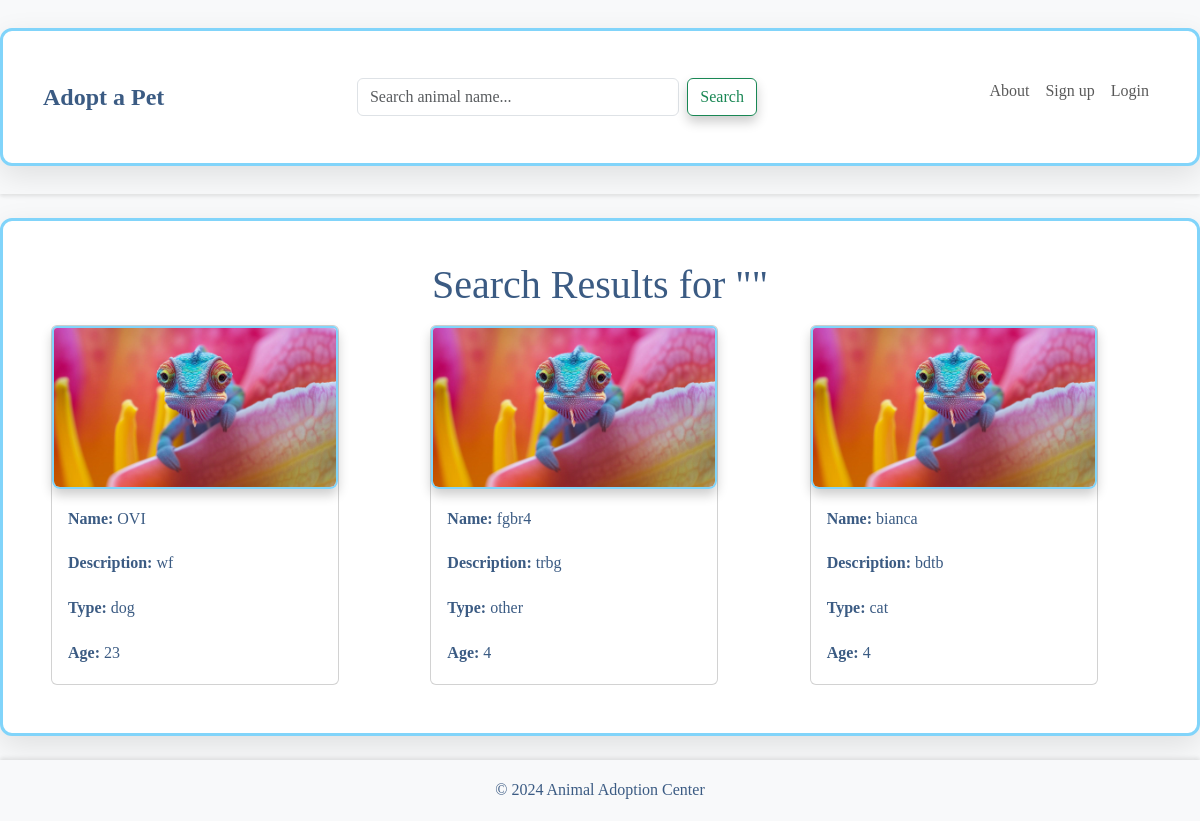
Before: /search with the older database file.
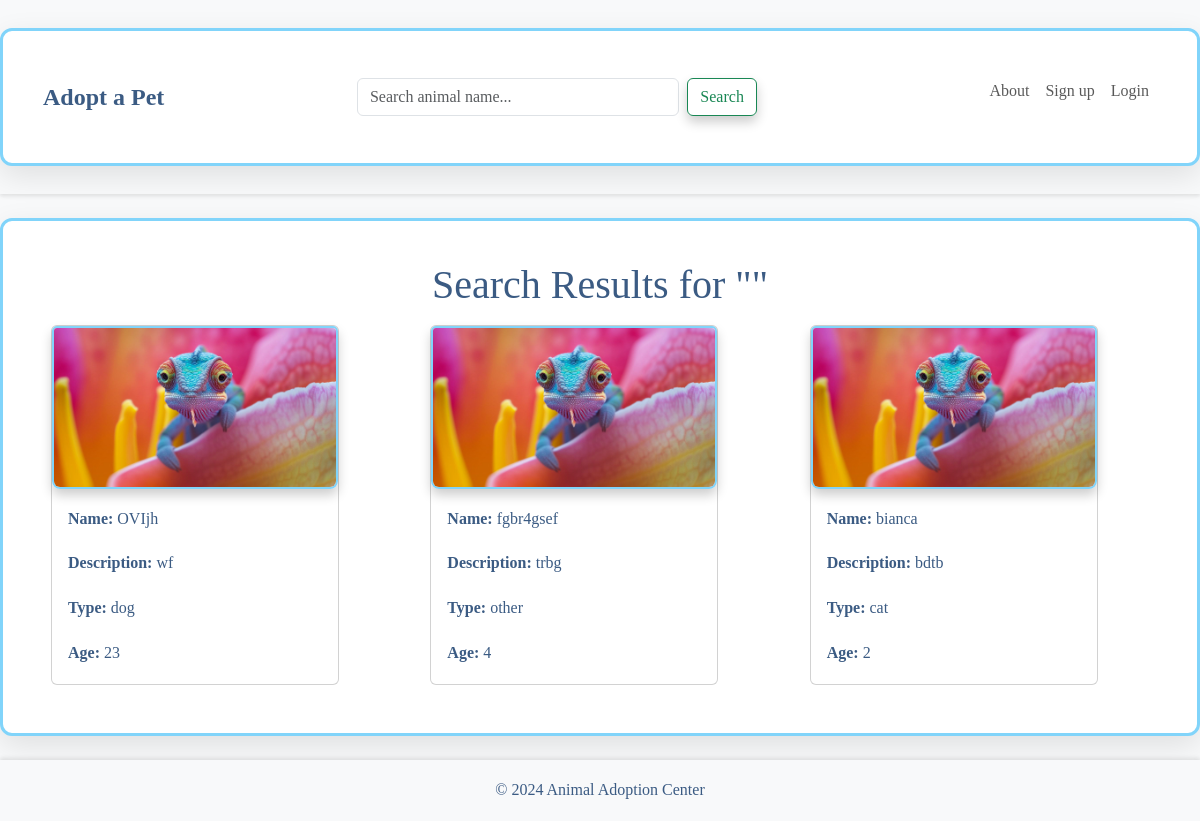
After: the same page with the newer database file.
### app/models.py (models this page shows, shortened)
class Animal(db.Model):
    id = db.Column(db.Integer, primary_key=True)
    name = db.Column(db.String(100), nullable=False)
    age = db.Column(db.String(20), nullable=False)  # Age stored as string (e.g., "2 years")
    animal_type = db.Column(db.String(50), nullable=False)  # e.g., "dog", "cat"
    description = db.Column(db.Text, nullable=True)
    image = db.Column(db.String(255), nullable=False)  # Path to the image file

### app/backend/routes.py (the view)
@main.route('/search')
def search_animals():
    query = request.args.get('q', '').lower()
    results = Animal.query.filter(Animal.name.ilike(f'%{query}%')).all()
    return render_template('animal_search_result.html', animals=results, query=query)

### app/frontend/templates/animal_search_result.html (shortened to what this page needs)
{% extends "home.html" %}
{% block content %}
<h1 class="text-center">Search Results for "{{ query }}"</h1>
<div class="row">
    {% if animals %}
        {% for animal in animals %}
        <div class="col-12 col-md-6 col-lg-4">
            <div class="card m-2" style="width: 18rem;">
                <img src="{{ url_for('static', filename=animal.image) }}" class="card-img-top" alt="{{ animal.name }}">
                <div class="card-body">
                    <p class="card-text"><strong>Name:</strong> {{ animal.name }}</p>
                    <p class="card-text"><strong>Description:</strong> {{ animal.description }}</p>
                    <p class="card-text"><strong>Type:</strong> {{ animal.animal_type }}</p>
                    <p class="card-text"><strong>Age:</strong> {{ animal.age }}</p>
                </div>
            </div>
        </div>
        {% endfor %}
    {% else %}
        <p class="text-center">No results found for your query.</p>
    {% endif %}
</div>
{% endblock %}

### app/frontend/templates/home.html (shortened to what this page needs)
<!DOCTYPE html>
<html lang="en">
<head>
    <link rel="stylesheet" href="https://cdn.jsdelivr.net/npm/bootstrap@5.3.0/dist/css/bootstrap.min.css">
    <link rel="stylesheet" href="{{ url_for('static', filename='css/style.css') }}">
</head>
<body>
    <nav class="navbar navbar-expand-lg navbar-light bg-light">
        <div class="container">
            <a class="navbar-brand" href="/">Adopt a Pet</a>
            <div class="collapse navbar-collapse" id="navbarNav">
                <form class="d-flex mx-auto me-lg-5" style="max-width: 400px; width: 100%;" action="/search" method="GET">
                    <input class="form-control me-2" type="search" name="q" placeholder="Search animal name..." aria-label="Search">
                    <button class="btn btn-outline-success" type="submit">Search</button>
                </form>
                <ul class="navbar-nav ms-auto">
                    <li class="nav-item"><a class="nav-link" href="/about">About</a></li>
                    {% if not current_user.is_authenticated %}
                        <li class="nav-item"><a class="nav-link" href="/sign_up">Sign up</a></li>
                        <li class="nav-item"><a class="nav-link" href="/login">Login</a></li>
                    {% endif %}
                </ul>
            </div>
        </div>
    </nav>
    <div class="container mt-4">
        {% block content %}{% endblock %}
    </div>
    <footer class="text-center py-3 mt-4 bg-light">
        <p>&copy; 2024 Animal Adoption Center</p>
    </footer>
</body>
</html>

### app/frontend/static/css/style.css (style rules this page uses)
body { font-family: 'Georgia', serif; background-color: #f8f9fa; margin: 0; padding: 0; }
h1, h2 { color: #3b5b83; font-family: 'Playfair Display', serif; }
.navbar { background-color: #81d4fa; box-shadow: 0 2px 4px rgba(0, 0, 0, 0.1); }
.navbar-brand { color: #3b5b83; font-weight: bold; font-size: 1.5rem; }
img { border-radius: 8px; box-shadow: 0 6px 12px rgba(0, 0, 0, 0.2); border: 2px solid #81d4fa; }
.container { background-color: #ffffff; border: 3px solid #81d4fa; border-radius: 12px; padding: 40px; box-shadow: 0 10px 30px rgba(0, 0, 0, 0.1); max-width: 1200px; margin: 20px auto; }
footer { background-color: #4fc3f7; color: #ffffff; padding: 20px; text-align: center; box-shadow: 0 -2px 4px rgba(0, 0, 0, 0.1); }
footer p { margin: 0; }
button { background-color: #81d4fa; color: #fff; border: none; padding: 14px 28px; border-radius: 6px; cursor: pointer; font-size: 18px; box-shadow: 0 6px 12px rgba(0, 0, 0, 0.2); transition: all 0.3s ease; }
p { line-height: 1.8; color: #3b5b83; }
ul li { margin-bottom: 12px; font-size: 16px; }

Changed rows visible on the page:
changed Animal "wf": name "OVI" → "OVIjh"
changed Animal "trbg": name "fgbr4" → "fgbr4gsef"
changed Animal "bianca": age "4" → "2"
